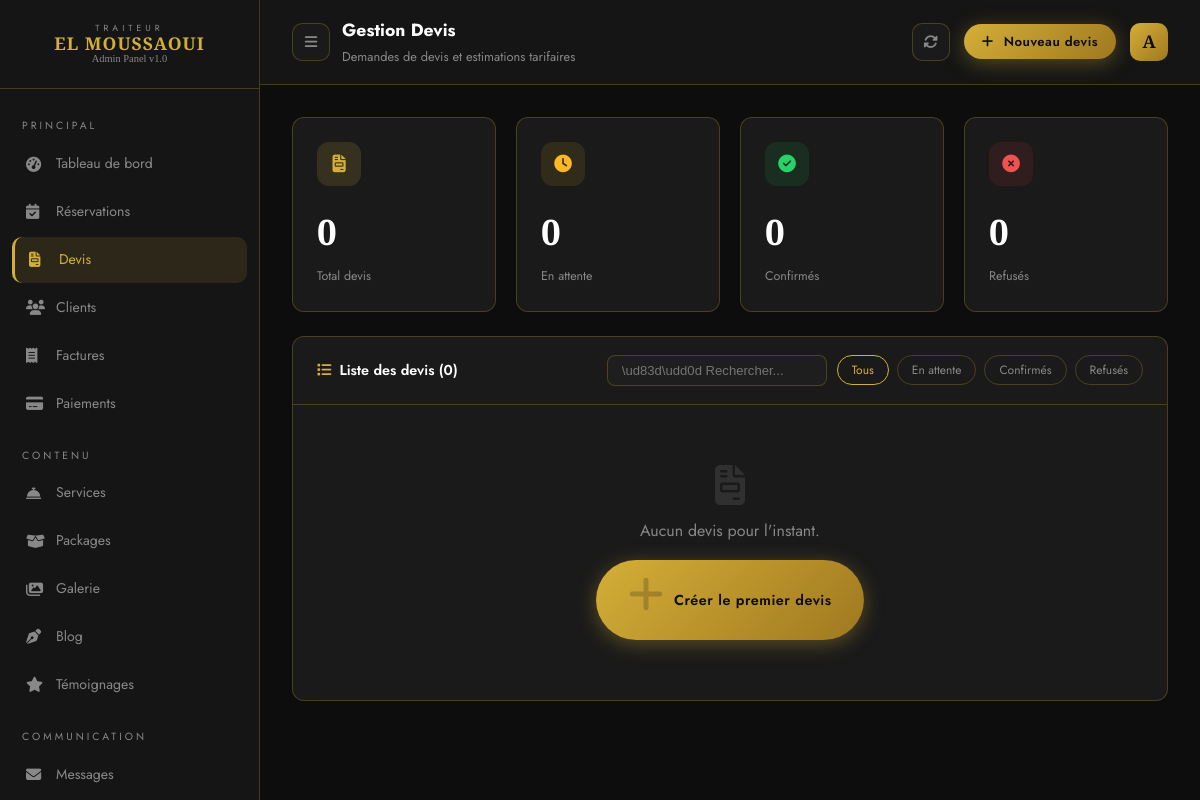
The app's page /admin/devis.php (signed in), older data.
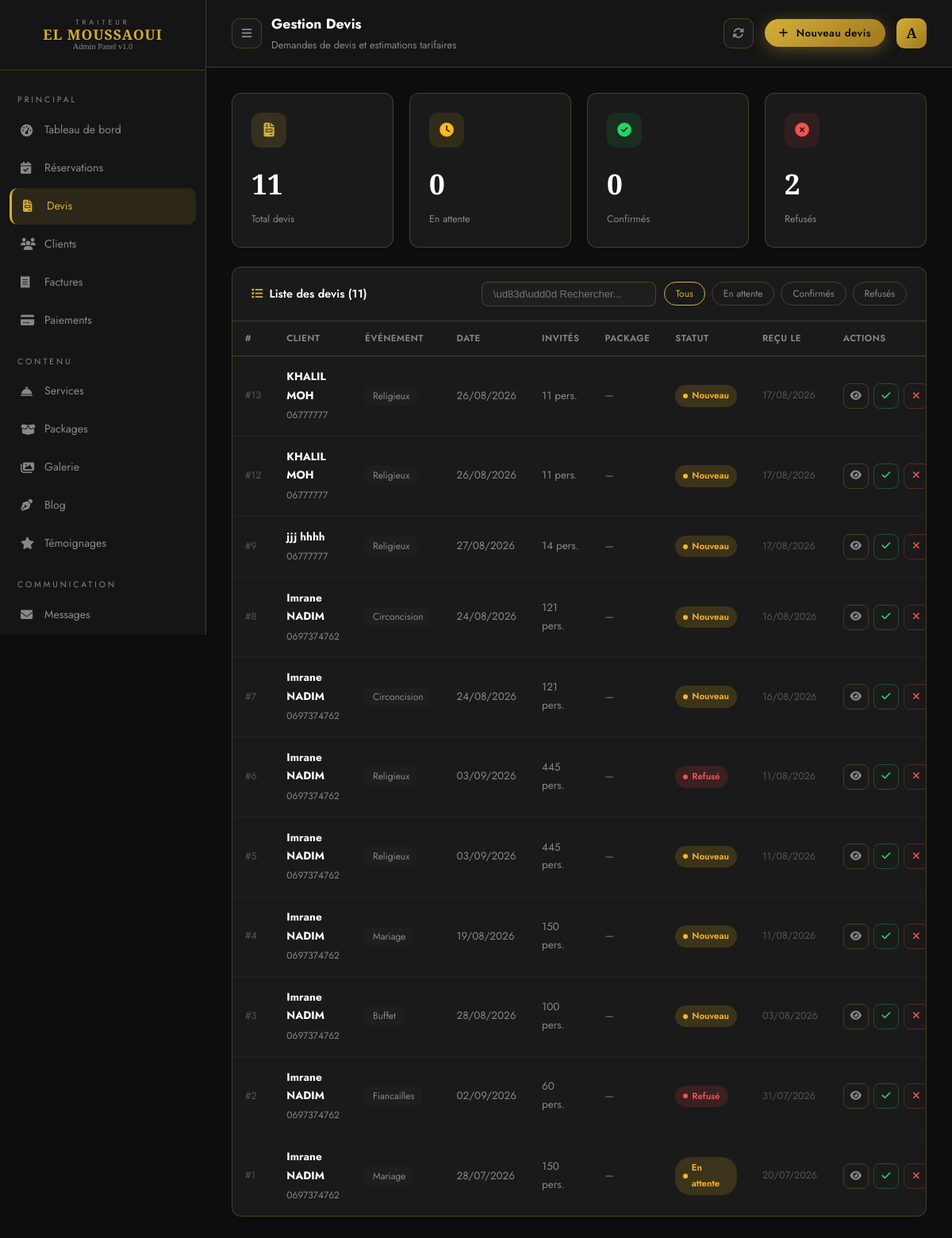
The same page, newer data.
### tables this page shows
CREATE TABLE `devis_generes` (
  `id` int(10) UNSIGNED NOT NULL,
  `numero` varchar(30) NOT NULL,
  `nom_client` varchar(200) NOT NULL,
  `prenom` varchar(100) DEFAULT NULL,
  `nom` varchar(100) DEFAULT NULL,
  `telephone` varchar(20) DEFAULT NULL,
  `email` varchar(191) DEFAULT NULL,
  `type_evenement` varchar(100) DEFAULT NULL,
  `date_evenement` date DEFAULT NULL,
  `ville` varchar(100) DEFAULT NULL,
  `nb_personnes` int(11) DEFAULT NULL,
  `services_json` text DEFAULT NULL COMMENT 'JSON: [{id, nom, prix}]',
  `montant_total` decimal(10,2) NOT NULL DEFAULT 0.00,
  `notes` text DEFAULT NULL,
  `statut` enum('nouveau','en_cours','accepte','refuse') DEFAULT 'nouveau',
  `pdf_path` varchar(255) DEFAULT NULL,
  `created_at` timestamp NOT NULL DEFAULT current_timestamp(),
  `updated_at` timestamp NULL DEFAULT NULL ON UPDATE current_timestamp()
);

### admin/devis.php (the view, shortened to what the changed rows need)
<?php
require_once __DIR__ . '/../includes/config.php';
try {
    $devis = $pdo->query("
        SELECT *,
               nom_client as client_nom,
               type_evenement,
               montant_total as montant,
               notes as message
        FROM devis_generes
        ORDER BY created_at DESC
    ")->fetchAll();
} catch(Exception $e) {
    $devis = [];
}
$total     = count($devis);
$refuses   = count(array_filter($devis, fn($d) => ($d['statut'] ?? '') === 'refuse'));
$statutColors = [
    'en_attente' => ['bg' => 'rgba(251,191,36,.15)',  'color' => '#FBB724', 'label' => 'En attente'],
    'confirme'   => ['bg' => 'rgba(37,211,102,.15)',  'color' => '#25D366', 'label' => 'Confirmé'],
    'refuse'     => ['bg' => 'rgba(239,68,68,.15)',   'color' => '#EF5350', 'label' => 'Refusé'],
    'en_cours'   => ['bg' => 'rgba(59,130,246,.15)',  'color' => '#60A5FA', 'label' => 'En cours'],
    ''           => ['bg' => 'rgba(251,191,36,.15)',  'color' => '#FBB724', 'label' => 'Nouveau'],
];
?>
<!DOCTYPE html>
<html lang="fr">
<head>
  <link rel="stylesheet" href="https://cdnjs.cloudflare.com/ajax/libs/font-awesome/6.5.0/css/all.min.css">
  <link rel="stylesheet" href="../css/style.css">
</head>
<body>
<div class="admin-layout">
  <main class="admin-main">
    <div class="admin-topbar">
      <div style="display:flex;align-items:center;gap:12px">
        <div class="topbar-title">
          <h2>Gestion Devis</h2>
        </div>
      </div>
    </div>
    <div class="admin-content">
      <div class="stats-grid" style="margin-bottom:24px">
        <div class="stat-card">
          <div class="stat-card-header">
            <div class="stat-card-icon gold"><i class="fas fa-file-invoice"></i></div>
          </div>
          <div class="stat-card-value"><?= $total ?></div>
          <div class="stat-card-label">Total devis</div>
        </div>
        <div class="stat-card">
          <div class="stat-card-header">
            <div class="stat-card-icon" style="background:rgba(239,68,68,.1);color:#EF5350"><i class="fas fa-times-circle"></i></div>
          </div>
          <div class="stat-card-value"><?= $refuses ?></div>
          <div class="stat-card-label">Refusés</div>
        </div>
      </div>
      <div class="devis-table-wrap">
        <div class="devis-table-header">
          <h3><i class="fas fa-list" style="color:var(--gold);margin-right:8px"></i>Liste des devis (<?= $total ?>)</h3>
          <div style="display:flex;gap:10px;align-items:center;flex-wrap:wrap">
            <input type="text" class="search-input" id="searchDevis" placeholder="\ud83d\udd0d Rechercher..." oninput="filterDevis()">
            <div class="table-filters">
            </div>
          </div>
        </div>
        <?php if (empty($devis)): ?>
        <div class="empty-table">
          <i class="fas fa-file-invoice"></i>
          <p>Aucun devis pour l'instant.</p>
          <button class="btn-primary" style="margin-top:16px" onclick="toggleNewForm()">
            <i class="fas fa-plus"></i> Créer le premier devis
          </button>
        </div>
        <?php else: ?>
        <div style="overflow-x:auto">
        <table id="devisTable">
          <thead>
            <tr>
              <th>#</th>
              <th>Client</th>
              <th>Événement</th>
              <th>Date</th>
              <th>Invités</th>
              <th>Package</th>
              <th>Statut</th>
              <th>Reçu le</th>
              <th>Actions</th>
            </tr>
          </thead>
          <tbody>
            <?php foreach ($devis as $d):
              $statut = $d['statut'] ?? 'en_attente';
              $sc     = $statutColors[$statut] ?? $statutColors['en_attente'];
              $nom    = htmlspecialchars(trim(($d['prenom'] ?? '') . ' ' . ($d['nom'] ?? ''))) ?: 'Client #' . $d['id'];
              $date   = !empty($d['date_evenement']) ? date('d/m/Y', strtotime($d['date_evenement'])) : '—';
              $recu   = date('d/m/Y', strtotime($d['created_at']));
              $type   = ucfirst(str_replace('_', ' ', $d['type_evenement'] ?? '—'));
            ?>
            <tr data-statut="<?= $statut ?>"
                data-search="<?= strtolower($nom . ' ' . $type . ' ' . ($d['email'] ?? '') . ' ' . ($d['telephone'] ?? '')) ?>">
              <td style="color:#555;font-size:.78rem">#<?= $d['id'] ?></td>
              <td class="td-client">
                <strong><?= $nom ?></strong>
                <span><?= htmlspecialchars($d['telephone'] ?? '') ?></span>
              </td>
              <td><span class="event-type"><?= $type ?></span></td>
              <td><?= $date ?></td>
              <td><?= $d['nb_personnes'] ? $d['nb_personnes'] . ' pers.' : '—' ?></td>
              <td style="font-size:.78rem"><?= htmlspecialchars($d['package_nom'] ?? '—') ?></td>
              <td>
                <span class="statut-badge" style="background:<?= $sc['bg'] ?>;color:<?= $sc['color'] ?>">
                  <span style="width:6px;height:6px;border-radius:50%;background:currentColor;display:inline-block"></span>
                  <?= $sc['label'] ?>
                </span>
              </td>
              <td style="font-size:.78rem;color:#555"><?= $recu ?></td>
              <td>
                <div class="td-actions">
                  <button class="act-btn" onclick='openDetail(<?= json_encode($d) ?>)' title="Voir le détail">
                    <i class="fas fa-eye"></i>
                  </button>
                  <button class="act-btn confirm" onclick="changeStatut(<?= $d['id'] ?>,'confirme')" title="Confirmer">
                    <i class="fas fa-check"></i>
                  </button>
                  <button class="act-btn refuse" onclick="changeStatut(<?= $d['id'] ?>,'refuse')" title="Refuser">
                    <i class="fas fa-times"></i>
                  </button>
                </div>
              </td>
            </tr>
            <?php endforeach; ?>
          </tbody>
        </table>
        </div>
        <?php endif; ?>
      </div>
    </div>
  </main>
</div>
</body>
</html>

Row changes from the older to the newer data that the page shows:
added devis_generes: id "13", nom "KHALIL MOH", telephone "06777777", type_evenement "Religieux", date_evenement "26/08/2026", nb_personnes "11", package_nom "—", statut "Nouveau", created_at "17/08/2026"
added devis_generes: id "12", nom "KHALIL MOH", telephone "06777777", type_evenement "Religieux", date_evenement "26/08/2026", nb_personnes "11", package_nom "—", statut "Nouveau", created_at "17/08/2026"
added devis_generes: id "9", nom "jjj hhhh", telephone "06777777", type_evenement "Religieux", date_evenement "27/08/2026", nb_personnes "14", package_nom "—", statut "Nouveau", created_at "17/08/2026"
added devis_generes: id "8", nom "Imrane NADIM", telephone "0697374762", type_evenement "Circoncision", date_evenement "24/08/2026", nb_personnes "121", package_nom "—", statut "Nouveau", created_at "16/08/2026"
added devis_generes: id "7", nom "Imrane NADIM", telephone "0697374762", type_evenement "Circoncision", date_evenement "24/08/2026", nb_personnes "121", package_nom "—", statut "Nouveau", created_at "16/08/2026"
added devis_generes: id "6", nom "Imrane NADIM", telephone "0697374762", type_evenement "Religieux", date_evenement "03/09/2026", nb_personnes "445", package_nom "—", statut "Refusé", created_at "11/08/2026"
added devis_generes: id "5", nom "Imrane NADIM", telephone "0697374762", type_evenement "Religieux", date_evenement "03/09/2026", nb_personnes "445", package_nom "—", statut "Nouveau", created_at "11/08/2026"
added devis_generes: id "4", nom "Imrane NADIM", telephone "0697374762", type_evenement "Mariage", date_evenement "19/08/2026", nb_personnes "150", package_nom "—", statut "Nouveau", created_at "11/08/2026"
added devis_generes: id "3", nom "Imrane NADIM", telephone "0697374762", type_evenement "Buffet", date_evenement "28/08/2026", nb_personnes "100", package_nom "—", statut "Nouveau", created_at "03/08/2026"
added devis_generes: id "2", nom "Imrane NADIM", telephone "0697374762", type_evenement "Fiancailles", date_evenement "02/09/2026", nb_personnes "60", package_nom "—", statut "Refusé", created_at "31/07/2026"
added devis_generes: id "1", nom "Imrane NADIM", telephone "0697374762", type_evenement "Mariage", date_evenement "28/07/2026", nb_personnes "150", package_nom "—", statut "En attente", created_at "20/07/2026"
Text that changed along with them:
$total: "0" → "11"
$refuses: "0" → "2"
text no longer shown: "Aucun devis pour l'instant. Créer le premier devis"
text now shown: "# CLIENT ÉVÉNEMENT DATE INVITÉS PACKAGE STATUT REÇU LE ACTIONS"
